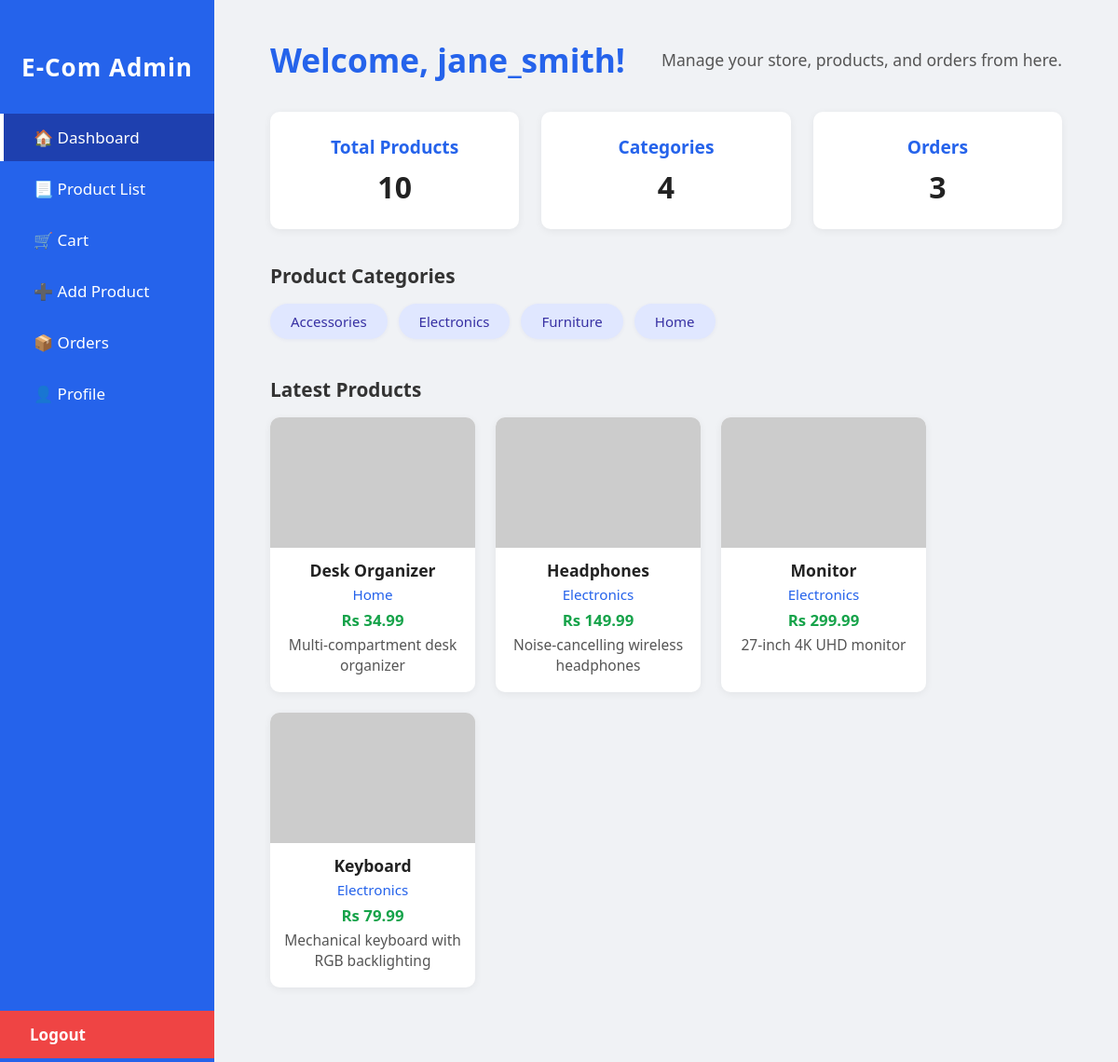
Page /Project_e-com/public/dashboard.php (signed in) on the committed database.
### tables this page shows
CREATE TABLE IF NOT EXISTS `products` (
  `id` INT AUTO_INCREMENT PRIMARY KEY,
  `name` VARCHAR(255) NOT NULL,
  `category` VARCHAR(100) NOT NULL,
  `price` DECIMAL(10, 2) NOT NULL,
  `description` TEXT,
  `image` VARCHAR(255),
  `stock` INT DEFAULT 100,
  `created_at` TIMESTAMP DEFAULT CURRENT_TIMESTAMP,
  `updated_at` TIMESTAMP DEFAULT CURRENT_TIMESTAMP ON UPDATE CURRENT_TIMESTAMP,
  INDEX `idx_category` (`category`),
  INDEX `idx_name` (`name`)
);

### Project_e-com/public/dashboard.php (called while the page is built, shortened)
<?php
require_once 'init.php';
include VIEWS_PATH . '/dashboard.php';
?>

### dashboard.php (the view, shortened to what this page needs)
<?php
require 'db.php';
$stmt = $pdo->query("SELECT DISTINCT category FROM products");
$categories = $stmt->fetchAll(PDO::FETCH_COLUMN);
$showcaseStmt = $pdo->query("SELECT * FROM products ORDER BY id DESC LIMIT 4");
$showcaseProducts = $showcaseStmt->fetchAll(PDO::FETCH_ASSOC);
?>
<!DOCTYPE html>
<html lang="en">
<head>
</head>
<body>
<div class="dashboard-layout">
  <nav class="sidebar">
    <h2>E-Com Admin</h2>
    <a href="dashboard.php" class="active">🏠 Dashboard</a>
    <a href="public/product_list.php">📃 Product List</a>
    <a href="public/cart.php">🛒 Cart</a>
    <a href="public/add_product.php">➕ Add Product</a>
    <a href="orders.php">📦 Orders</a>
    <a href="profile.php">👤 Profile</a>
    <a class="logout-btn" href="logout.php">Logout</a>
  </nav>
  <main class="main-content">
    <div class="welcome-header">
      <h1>Welcome, <?php echo htmlspecialchars($_SESSION['username']); ?>!</h1>
      <span class="subtitle">Manage your store, products, and orders from here.</span>
    </div>
    <div class="stats-row">
      <div class="stat-card">
        <h3>Total Products</h3>
        <div class="stat-value">
          <?php
            $count = $pdo->query("SELECT COUNT(*) FROM products")->fetchColumn();
            echo $count;
          ?>
        </div>
      </div>
      <div class="stat-card">
        <h3>Categories</h3>
        <div class="stat-value"><?php echo count($categories); ?></div>
      </div>
      <div class="stat-card">
        <h3>Orders</h3>
        <div class="stat-value">
          <?php
            try {
              $orderCount = $pdo->query("SELECT COUNT(*) FROM orders")->fetchColumn();
              echo $orderCount;
            } catch (Exception $e) {
              echo "0";
            }
          ?>
        </div>
      </div>
    </div>
    <div class="categories-section">
      <h2>Product Categories</h2>
      <div class="category-tags">
        <?php foreach ($categories as $cat): ?>
          <a class="category-tag" href="product_list.php?category=<?= urlencode($cat) ?>">
            <?= htmlspecialchars($cat) ?>
          </a>
        <?php endforeach; ?>
      </div>
    </div>
    <div class="showcase-section">
      <h2>Latest Products</h2>
      <div class="showcase-grid">
        <?php foreach ($showcaseProducts as $product): ?>
          <div class="showcase-card">
            <?php if (!empty($product['image'])): ?>
             <img src="images/<?= htmlspecialchars($product['image']) ?>" alt="Product Image" />
              <?php else: ?>
                 <img src="https://via.placeholder.com/220x140?text=No+Image" alt="No Image" />
              <?php endif; ?>
            <div class="product-name"><?= htmlspecialchars($product['name']) ?></div>
            <div class="product-category"><?= htmlspecialchars($product['category']) ?></div>
            <div class="product-price">Rs <?= htmlspecialchars($product['price']) ?></div>
            <div class="product-desc"><?= htmlspecialchars($product['description']) ?></div>
          </div>
        <?php endforeach; ?>
      </div>
    </div>
  </main>
</div>
</body>
</html>

### dashboard.php (style rules this page uses)
body, html { margin: 0; padding: 0; font-family: 'Segoe UI', Arial, sans-serif; background: #f0f2f5; min-height: 100vh; }
.dashboard-layout { display: flex; min-height: 100vh; }
.sidebar { width: 230px; background: #2563eb; color: #fff; display: flex; flex-direction: column; padding: 32px 0 0 0; min-height: 100vh; box-shadow: 2px 0 8px rgba(0,0,0,0.04); }
.sidebar h2 { text-align: center; margin-bottom: 32px; font-size: 26px; letter-spacing: 1px; font-weight: 700; }
.sidebar a { color: #fff; text-decoration: none; padding: 14px 32px; display: block; font-size: 17px; border-left: 4px solid transparent; transition: background 0.2s, border-color 0.2s; margin-bottom: 4px; }
.sidebar a.active, .sidebar a:hover { background: #1e40af; border-left: 4px solid #fff; }
.sidebar .logout-btn { margin-top: auto; background: #ef4444; color: #fff; border-radius: 0; border: none; text-align: left; font-weight: bold; transition: background 0.2s; }
.main-content { flex: 1; padding: 40px 5vw 40px 5vw; background: #f0f2f5; min-width: 0; }
.welcome-header { display: flex; align-items: center; justify-content: space-between; margin-bottom: 32px; flex-wrap: wrap; }
.welcome-header h1 { color: #2563eb; font-size: 2.2rem; margin: 0; font-weight: 700; }
.welcome-header .subtitle { color: #555; font-size: 1.1rem; margin-left: 12px; font-weight: 400; }
.stats-row { display: flex; gap: 24px; margin-bottom: 36px; flex-wrap: wrap; }
.stat-card { background: #fff; border-radius: 10px; box-shadow: 0 2px 8px rgba(0,0,0,0.06); padding: 24px 32px; flex: 1; min-width: 180px; text-align: center; }
.stat-card h3 { margin: 0 0 8px 0; color: #2563eb; font-size: 1.2rem; font-weight: 600; }
.stat-card .stat-value { font-size: 2rem; font-weight: 700; color: #222; }
.categories-section { margin-bottom: 40px; }
.categories-section h2 { font-size: 1.3rem; color: #333; margin-bottom: 16px; font-weight: 600; }
.category-tags { display: flex; flex-wrap: wrap; gap: 12px; }
.category-tag { background: #e0e7ff; color: #3730a3; padding: 9px 22px; border-radius: 20px; font-size: 15px; text-decoration: none; font-weight: 500; transition: background 0.2s; box-shadow: 0 1px 4px rgba(55,48,163,0.06); }
.showcase-section { margin-bottom: 40px; }
.showcase-section h2 { font-size: 1.3rem; color: #333; margin-bottom: 16px; font-weight: 600; }
.showcase-grid { display: flex; flex-wrap: wrap; gap: 22px; }
.showcase-card { background: #fff; border-radius: 10px; box-shadow: 0 2px 8px rgba(0,0,0,0.06); width: 220px; padding: 0 0 18px 0; display: flex; flex-direction: column; align-items: center; transition: box-shadow 0.2s; text-align: center; }
.showcase-card img { width: 100%; height: 140px; object-fit: cover; border-radius: 10px 10px 0 0; background: #f3f4f6; }
.showcase-card .product-name { font-size: 1.1rem; font-weight: 600; margin: 12px 0 4px 0; color: #222; }
.showcase-card .product-category { font-size: 0.95rem; color: #2563eb; margin-bottom: 6px; }
.showcase-card .product-price { font-size: 1.05rem; color: #16a34a; font-weight: 600; margin-bottom: 4px; }
.showcase-card .product-desc { font-size: 0.97rem; color: #555; margin-bottom: 0; padding: 0 10px; }

### rows in the picture
products: name "Desk Organizer", category "Home", price "34.99", description "Multi-compartment desk organizer"
products: name "Headphones", category "Electronics", price "149.99", description "Noise-cancelling wireless headphones"
products: name "Monitor", category "Electronics", price "299.99", description "27-inch 4K UHD monitor"
products: name "Keyboard", category "Electronics", price "79.99", description "Mechanical keyboard with RGB backlighting"

### other values in the picture
$_SESSION['username'] "jane_smith"
$count "10"
count($categories) "4"
$orderCount "3"
$cat "Accessories"
$cat "Electronics"
$cat "Furniture"
$cat "Home"
